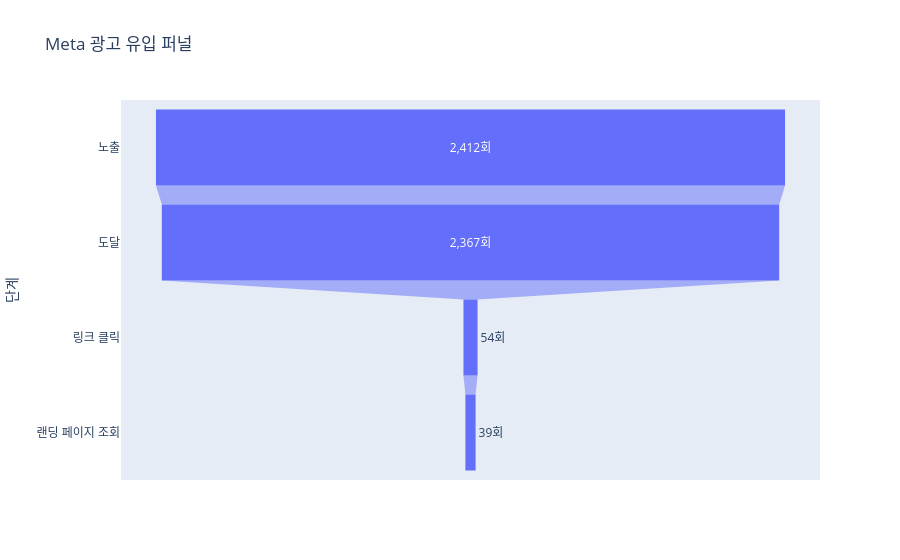

The notebook cell saved with this chart:
### Code cell
import plotly.express as px

fig = px.funnel(
    funnel,
    x="사용자 행동 수",
    y="단계",
    title="Meta 광고 유입 퍼널"
)

fig.update_traces(texttemplate="%{x:,}회") # % = 입력자료형, 외부의 값을 가져와서 해당 값에 어떤 문자열처리를 하고자 할 때, %

fig.show()

### Figure 1 — Plotly figure (JSON) as saved in the notebook; plotly's stock layout.template omitted (floating-point values rounded to 4 significant figures)
{"data": [{"hovertemplate": "사용자 행동 수=%{x}<br>단계=%{y}<extra></extra>", "legendgroup": "", "marker": {"color": "#636efa"}, "name": "", "orientation": "h", "showlegend": false, "texttemplate": "%{x:,}회", "type": "funnel", "x": [2412, 2367, 54, 39], "xaxis": "x", "y": ["노출", "도달", "링크 클릭", "랜딩 페이지 조회"], "yaxis": "y"}], "layout": {"legend": {"tracegroupgap": 0}, "title": {"text": "Meta 광고 유입 퍼널"}, "xaxis": {"anchor": "y", "domain": [0, 1], "title": {"text": "사용자 행동 수"}}, "yaxis": {"anchor": "x", "domain": [0, 1], "title": {"text": "단계"}}}}
